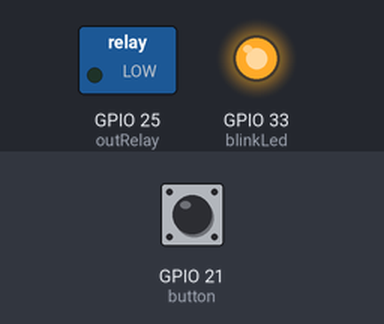
The sketch below on a simulated ESP32. Shown: switched loads named in the sketch (green lamp = pin HIGH), output pins drawn as LEDs (lit = HIGH). Inputs (shaded band) come from the test bench; at power-on: GPIO 21 (button) HIGH. WiFi joins after 1.5 s; servers stay silent unless stated; the local clock reads 2024-03-15 10:24:30 at power-on unless the sketch sets it; what the sketch prints to the serial monitor is not drawn.

Above: at 2.7 s.
2.8 s: GPIO 21 (button) pulled LOW for 0.15 s
At 5.2 s:
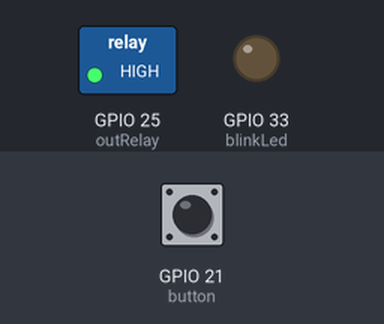
5.9 s: GPIO 21 (button) pulled LOW for 1 s
At 9.4 s:
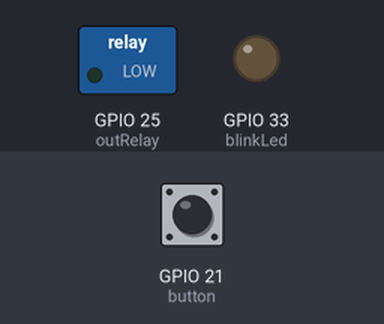
9.9 s: GPIO 21 (button) pulled LOW for 3.2 s
At 10.9 s:
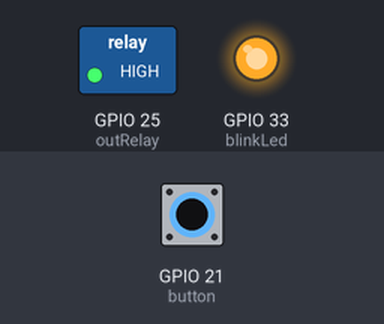
Timing chart, 0 to 22.1 s (numbered marks = the images above; inputs shaded):
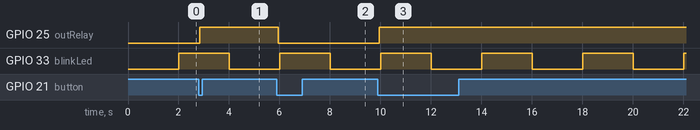

Measured:
- after the input at 2.8 s, GPIO 25 (outRelay): LOW → HIGH after 0.05 s
- after the input at 5.9 s, GPIO 25 (outRelay): HIGH → LOW after 0.05 s
- after the input at 9.9 s, GPIO 25 (outRelay): LOW → HIGH after 0.05 s
- by itself, GPIO 33 (blinkLed): alternates HIGH for 2.0 s and LOW for 2.0 s

The sketch:

fan_controller.ino
```cpp
#include <WiFiManager.h>
#include <ezButton.h>
#include "secrets.h"
#include <WiFiClientSecure.h>
#include <ESP32Time.h>

// =======================================================================
// --- Mapeamento de Hardware ---
#define  blinkLed   33
#define  outRelay   25
#define  button     21


// =======================================================================
// --- Variáveis Globais ---
static bool isRunning = true;
unsigned long timeStart = 0;

byte lastButtonState = LOW;
byte ledState = LOW;
unsigned long debounceDuration = 50; // millis
unsigned long lastTimeButtonStateChanged = 0;

const int startHour = 2; // Horário de início (3 AM)
const int endHour = 3;   // Horário de término (4 AM)
unsigned long milisseconds = 1000;
unsigned long minInSeconds = 60;
unsigned long desiredMins = 60;
unsigned long updateTimeDuration = desiredMins * minInSeconds * milisseconds; // millis

unsigned long lastTimeManageChanged = 0;


const char* NTP_SERVER = "br.pool.ntp.org";
int timezoneOffset = -3;
int timezoneOffsetSec = timezoneOffset * 3600;

struct tm timeinfo;


// =======================================================================
// --- Protótipo das Funções ---
void blink(int time_interval, int led_pin);
void handleFanButton();
void NTPConnect();
void updateRTC();
void manageTime();


ezButton fanButton(button);
WiFiClientSecure net = WiFiClientSecure();
ESP32Time rtc(0);

// =======================================================================
// --- Configurações Iniciais ---
void setup() {
  Serial.begin(9600);
  delay(10);

  pinMode(blinkLed, OUTPUT);
  pinMode(outRelay, OUTPUT);

  digitalWrite(blinkLed, LOW);
  digitalWrite(outRelay, LOW);

  fanButton.setDebounceTime(debounceDuration);

  wifiConnection();
  NTPConnect();
}

void loop() {
  // Serial.printf("isRunning: %d\n", isRunning);
  if (millis() - timeStart > 500 && isRunning) {
    blink(2000, blinkLed);
    handleFanButton();
    manageTime();
  }
}


// =======================================================================
// --- Desenvolvimento das Funções ---
void blink(int time_interval, int led_pin)
{
  static int time_save = 0;

  static bool led_state = false;

  unsigned long time = millis();

  if((time - time_save) >= time_interval)
  {
    digitalWrite(led_pin, !led_state);
    led_state = !led_state;

    time_save = millis();
  }
}

void handleFanButton() {
  fanButton.loop();

  static bool led_state = false;

  if (millis() - lastTimeButtonStateChanged > debounceDuration) {
    byte buttonState = fanButton.getState();
    if (buttonState != lastButtonState) {
      lastTimeButtonStateChanged = millis();
      lastButtonState = buttonState;
      if (buttonState == LOW) {
        ledState = (ledState == HIGH) ? LOW : HIGH;
        digitalWrite(outRelay, ledState);
      }
    }
  }
}

void wifiConnection()
{
  WiFiManager wm;

  bool res = wm.autoConnect(AP_SSID, AP_PWD);

  if(res) Serial.println("Successfully connected! :)");
  else    Serial.println("Failed to connect");
}

void NTPConnect() {
  configTime(timezoneOffsetSec, 0, NTP_SERVER);

  while (time(NULL) <= 100000) {
    delay(500);
    Serial.print(".");
  }

  Serial.println("\nConectado ao NTP Server");
}

// garante que o RTC do ESP32 seja mantido sincronizado com o tempo local obtido do sistema operacional subjacente (sistema FreeRTOS) através da estrutura timeinfo.
// Isso é importante para manter a precisão do RTC do ESP32, especialmente se você estiver executando tarefas sensíveis ao tempo ou precisar registrar eventos com base no tempo real
void updateRTC() { //atualiza o RTC (Real-Time Clock) com o tempo obtido a partir da estrutura de tempo 'timeinfo.
  if (getLocalTime(&timeinfo)){  //obter o tempo atual da máquina em que o código está sendo executado e armazená-lo na estrutura timeinfo
    rtc.setTimeStruct(timeinfo); //Uma vez que timeinfo contém o tempo atual em um formato legível, esta linha de código usa esse valor para atualizar o RTC do dispositivo ESP32
  }
}

void manageTime() {

  if (millis() - lastTimeManageChanged > updateTimeDuration) {

    String currentAmPmTime = rtc.getAmPm();
    time_t currentHourTime = rtc.getHour();

    if (currentHourTime >= startHour && currentHourTime <= endHour && currentAmPmTime == "AM") {
      getCurrentTime();
      ledState = LOW;
      digitalWrite(outRelay, ledState);

      updateRTC(); //chamar periodicamente para garantir que o RTC esteja sempre atualizado com o tempo correto.
    }

    lastTimeManageChanged = millis();
  }

  /* time_t currentEpochTime = rtc.getEpoch();

    Serial.printf("currentEpochTime: %lu\n", currentEpochTime);
    Serial.printf("currentAmPmTime: %s\n", currentAmPmTime.c_str());
    Serial.printf("currentHourTime: %02d\n", currentHourTime);*/
}

void getCurrentTime() {
  String formattedTime = rtc.getTime("%d/%m/%Y %H:%M:%S");
  Serial.printf("Hora atual: %s\n", formattedTime.c_str());
}
```

secrets.h
```cpp
const char* AP_SSID = "ESP_AcessPoint";
const char* AP_PWD = "123456789";
```
